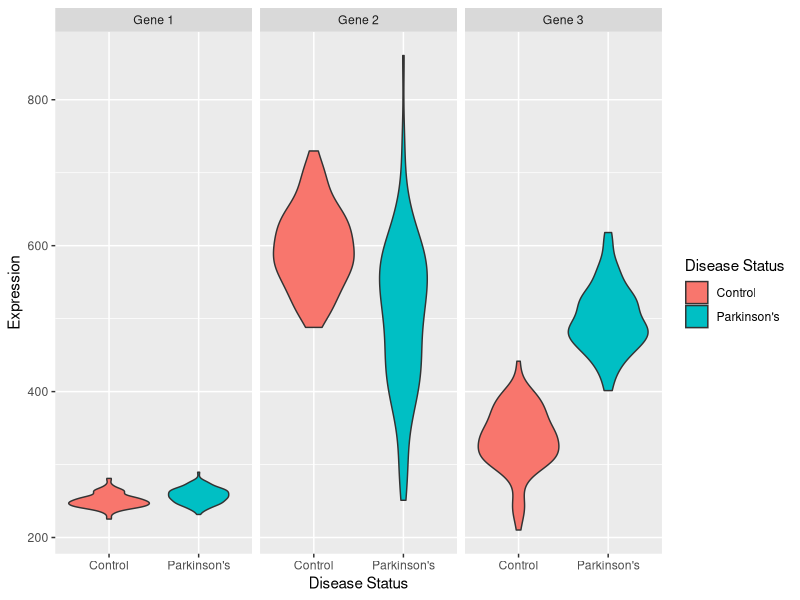
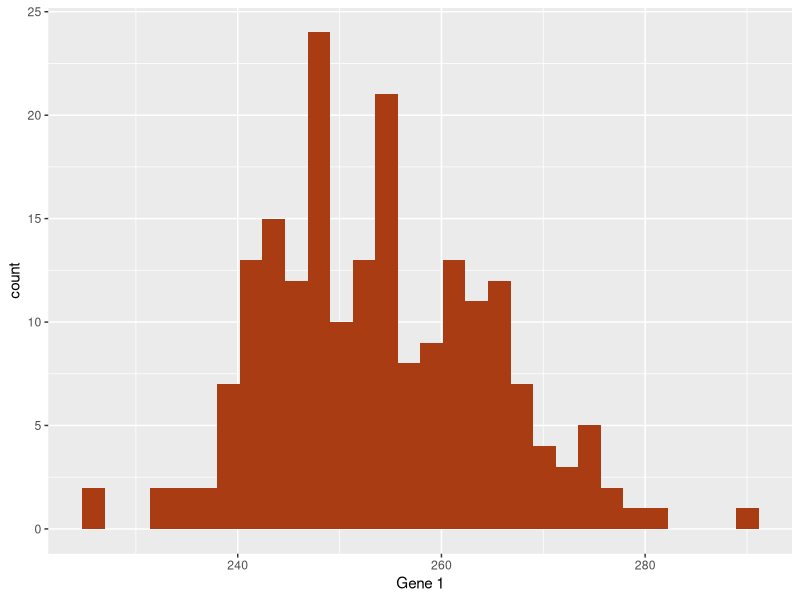
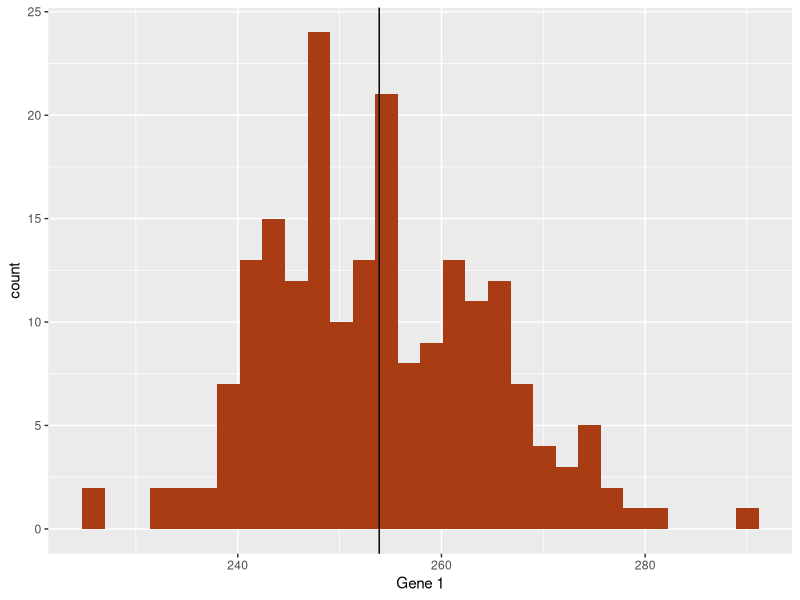
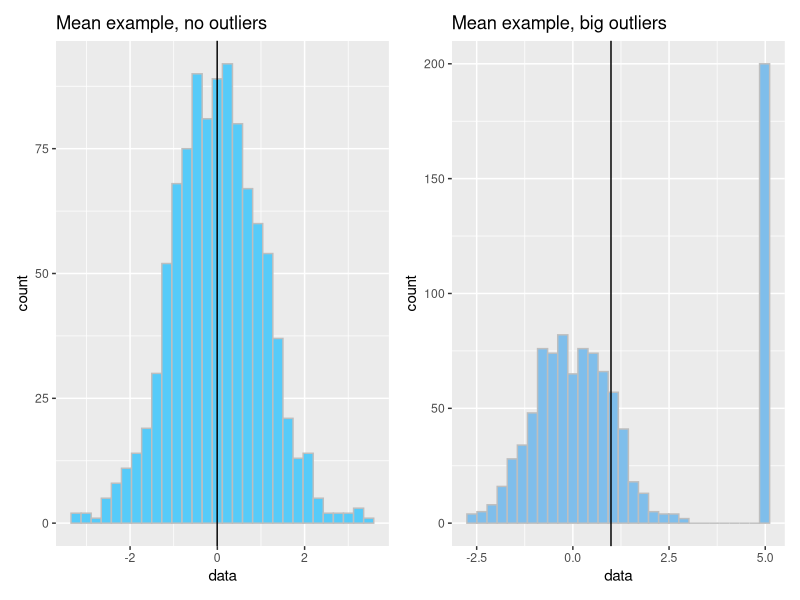
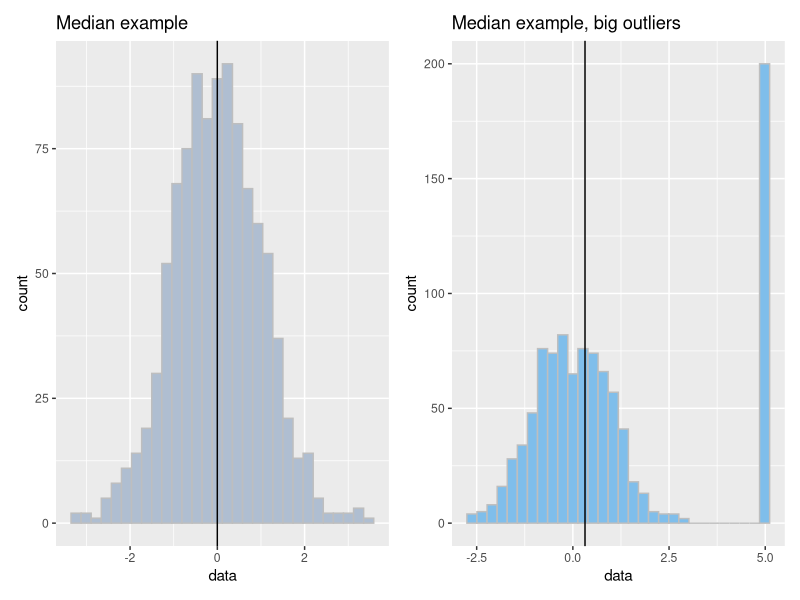
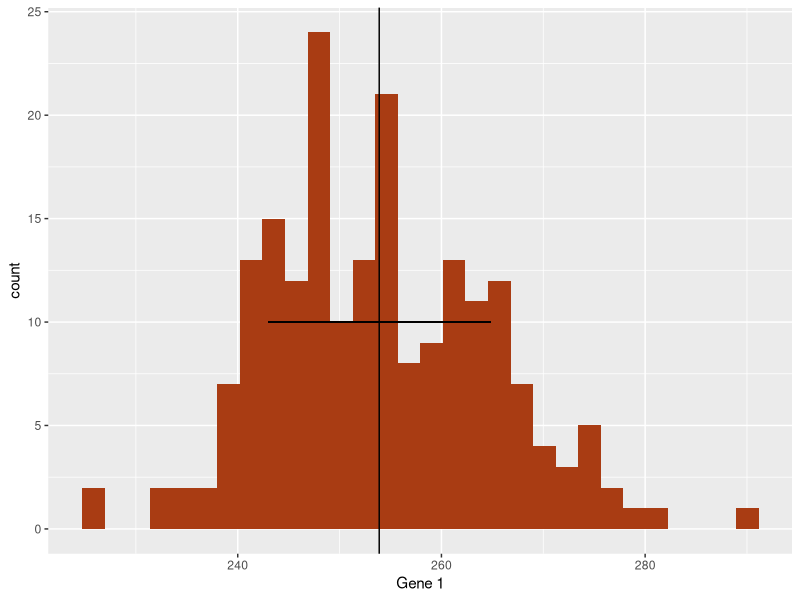
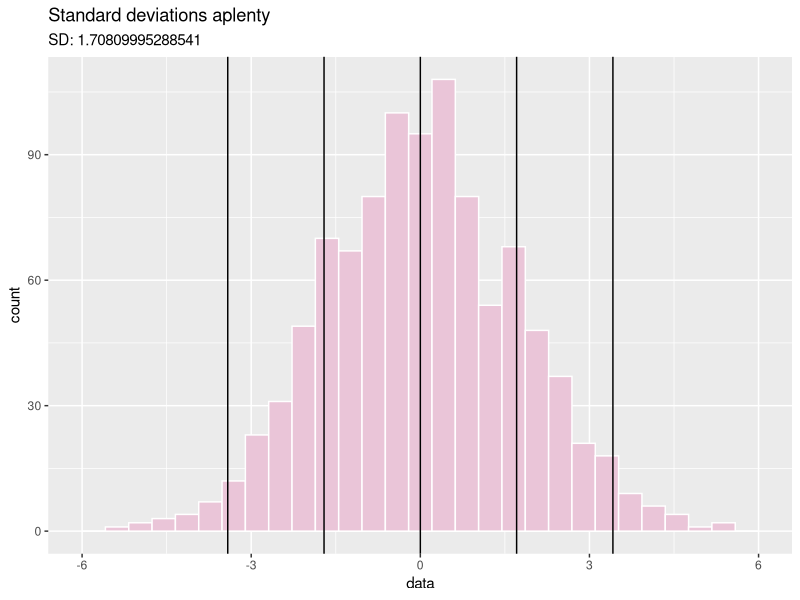
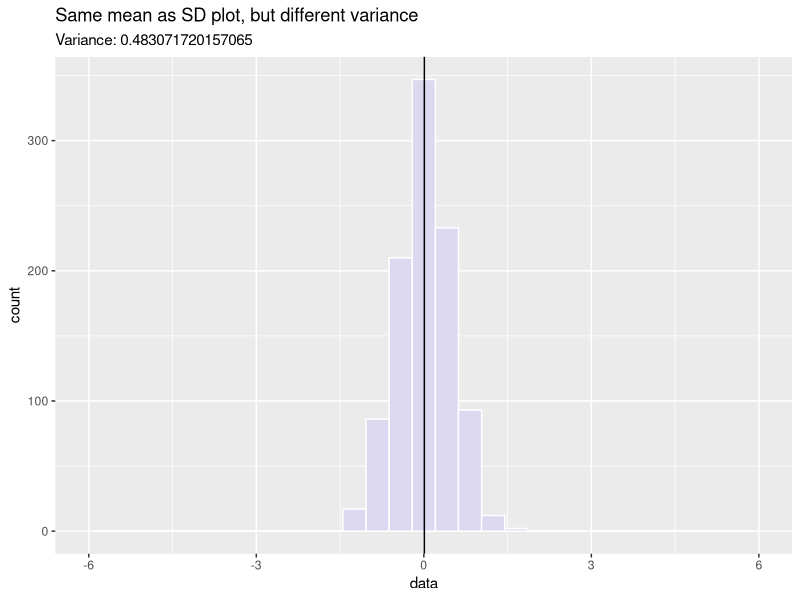

The R source for these figures, in order: (Note: this script raises an error after producing the figures.)
## ---- chunk 1
library(tidyverse)
## ---- chunk 2
set.seed(1337)
gene_exp <- tibble(
  sample_name = c(str_c("P",1:100), str_c("C",1:100)),
  `Disease Status` = factor(c(rep("Parkinson's",100),rep("Control",100))),
  `Gene 1` = c(rnorm(100,255,10), rnorm(100,250,10)),
  `Gene 2` = c(rnorm(100,520,100), rnorm(100,600,60)),
  `Gene 3` = c(rnorm(100,500,40), rnorm(100,330,40))
)
## ---- chunk 3
gene_exp
## ---- chunk 4
pivot_longer(
  gene_exp,
  c(`Gene 1`, `Gene 2`, `Gene 3`),
  names_to="Gene",
  values_to="Expression"
) %>% ggplot(
    aes(x=`Disease Status`,y=Expression,fill=`Disease Status`)
  ) +
  facet_wrap(vars(Gene)) +
  geom_violin()
## ---- chunk 5
ggplot(gene_exp, aes(x=`Gene 1`)) +
  geom_histogram(bins=30,fill="#a93c13")
## ---- chunk 6
ggplot(gene_exp, aes(x=`Gene 1`)) +
  geom_histogram(bins=30,fill="#a93c13") +
  geom_vline(xintercept=mean(gene_exp$`Gene 1`))
## ---- chunk 7
library(patchwork)
well_behaved_data <- tibble(data = rnorm(1000))
data_w_outliers <- tibble(data = c(rnorm(800), rep(5, 200))) # oops I add some outliers :^)

g_no_outlier <- ggplot(well_behaved_data, aes(x = data)) +
  geom_histogram(fill = "#56CBF9", color = "grey", bins = 30) +
  geom_vline(xintercept = mean(well_behaved_data$data)) +
  ggtitle("Mean example, no outliers")

g_outlier <- ggplot(data_w_outliers, aes(x = data)) +
  geom_histogram(fill = "#7FBEEB", color = "grey", bins = 30) +
  geom_vline(xintercept = mean(data_w_outliers$data)) +
  ggtitle("Mean example, big outliers")

g_no_outlier | g_outlier
## ---- chunk 8
g_no_outlier <- ggplot(well_behaved_data, aes(x = data)) +
  geom_histogram(fill = "#AFBED1", color = "grey", bins = 30) +
  geom_vline(xintercept = median(well_behaved_data$data)) +
  ggtitle("Median example")

g_outlier <- ggplot(data_w_outliers, aes(x = data)) +
  geom_histogram(fill = "#7FBEEB", color = "grey", bins = 30) +
  geom_vline(xintercept = median(data_w_outliers$data)) +
  ggtitle("Median example, big outliers")

g_no_outlier | g_outlier
## ---- chunk 9
g1_mean <- mean(gene_exp$`Gene 1`)
g1_sd <- sd(gene_exp$`Gene 1`)
ggplot(gene_exp, aes(x=`Gene 1`)) +
  geom_histogram(bins=30,fill="#a93c13") +
  geom_vline(xintercept=g1_mean) +
  geom_segment(x=g1_mean-g1_sd, y=10, xend=g1_mean+g1_sd, yend=10)
## ---- chunk 10
data <- tibble(data = c(rnorm(1000, sd=1.75)))
ggplot(data, aes(x = data)) +
  geom_histogram(fill = "#EAC5D8", color = "white", bins = 30) +
  geom_vline(xintercept = c(-2, -1, 0, 1, 2) * sd(data$data)) +
  xlim(c(-6, 6)) +
  ggtitle("Standard deviations aplenty", paste("SD:", sd(data$data)))
## ---- chunk 11
data <- tibble(data = c(rnorm(1000, sd=0.5)))
ggplot(data, aes(x = data)) +
  geom_histogram(fill = "#DBD8F0", color = "white", bins = 30) +
  geom_vline(xintercept = mean(data$data)) +
  xlim(c(-6, 6)) +
  ggtitle("Same mean as SD plot, but different variance",
          paste("Variance:", sd(data$data)))
## ---- chunk 12
g1_mean <- mean(gene_exp$`Gene 1`)
g1_sd <- sd(gene_exp$`Gene 1`)
ggplot(gene_exp, aes(x=`Gene 1`)) +
  geom_histogram(
    aes(y=after_stat(density)),
    bins=30,
    fill="#a93c13"
  ) +
  stat_function(fun=dnorm, args = list(mean=g1_mean, sd=g1_sd), size=2)
## ---- chunk 13
g_norm <- ggplot(tibble(data = rnorm(5000)), aes(x = data)) +
  geom_histogram(fill = "#D0FCB3", bins = 50, color = "gray") +
  ggtitle("Normal distribution", "rnorm(n = 1000)")

g_unif <- ggplot(tibble(data = runif(5000)), aes(x = data)) +
  geom_histogram(fill = "#271F30", bins = 50, color = "white") +
  ggtitle("Uniform distribution", "runif(n = 1000)")

g_logistic <- ggplot(tibble(data = rlogis(5000)), aes(x = data)) +
  geom_histogram(fill = "#9BC59D", bins = 50, color = "black") +
  ggtitle("Logistic distribution", "rlogis(n = 1000)")

g_exp <- ggplot(tibble(data = rexp(5000, rate = 1)), aes(x = data)) +
  geom_histogram(fill = "#6C5A49", bins = 50, color = "white") +
  ggtitle("Exponential distribution", "rexp(n = 1000, rate = 1)")

(g_norm | g_unif) / (g_logistic | g_exp)
## ---- chunk 14
library(ggbeeswarm)
ggplot(gene_exp, aes(x=`Disease Status`, y=`Gene 3`, color=`Disease Status`)) +
  geom_beeswarm()
## ---- chunk 15
exp_summ <- pivot_longer(
  gene_exp,
  c(`Gene 3`)
) %>%
  group_by(`Disease Status`) %>%
  summarize(mean=mean(value),sd=sd(value))

pd_mean <- filter(exp_summ, `Disease Status` == "Parkinson's")$mean
c_mean <- filter(exp_summ, `Disease Status` == "Control")$mean

ggplot(gene_exp, aes(x=`Gene 3`, fill=`Disease Status`)) +
  geom_histogram(bins=20, alpha=0.6,position="identity") +
  annotate("segment", x=c_mean, xend=pd_mean, y=20, yend=20, arrow=arrow(ends="both", angle=90)) +
  annotate("text", x=mean(c(c_mean,pd_mean)), y=21, hjust=0.5, label="How different?")
## ---- chunk 16
pd_mean - c_mean
## ---- chunk 17
ggplot(gene_exp, aes(x=`Disease Status`, y=`Gene 3`, color=`Disease Status`)) +
  geom_beeswarm() +
  annotate("segment", x=0, xend=3, y=2*c_mean-pd_mean, yend=2*pd_mean-c_mean)
## ---- chunk 18
fit <- lm(`Gene 3` ~ `Disease Status`, data=gene_exp)
fit
## ---- chunk 19
summary(fit)
## ---- chunk 20
pd_mean <- mean(filter(gene_exp,`Disease Status`=="Parkinson's")$`Gene 1`)
c_mean <- mean(filter(gene_exp,`Disease Status`=="Control")$`Gene 1`)
g1 <- ggplot(gene_exp, aes(x=`Disease Status`, y=`Gene 1`, color=`Disease Status`)) +
  geom_beeswarm() +
  annotate("segment", x=0, xend=3, y=2*c_mean-pd_mean, yend=2*pd_mean-c_mean) +
  theme(legend.position="none")

pd_mean <- mean(filter(gene_exp,`Disease Status`=="Parkinson's")$`Gene 2`)
c_mean <- mean(filter(gene_exp,`Disease Status`=="Control")$`Gene 2`)
g2 <- ggplot(gene_exp, aes(x=`Disease Status`, y=`Gene 2`, color=`Disease Status`)) +
  geom_beeswarm() +
  annotate("segment", x=0, xend=3, y=2*c_mean-pd_mean, yend=2*pd_mean-c_mean) +
  theme(legend.position="none")

pd_mean <- mean(filter(gene_exp,`Disease Status`=="Parkinson's")$`Gene 3`)
c_mean <- mean(filter(gene_exp,`Disease Status`=="Control")$`Gene 3`)
g3 <- ggplot(gene_exp, aes(x=`Disease Status`, y=`Gene 3`, color=`Disease Status`)) +
  geom_beeswarm() +
  annotate("segment", x=0, xend=3, y=2*c_mean-pd_mean, yend=2*pd_mean-c_mean) +
  theme(legend.position="none")
g1 | g2 | g3
## ---- chunk 21
fit1 <- lm(`Gene 1` ~ `Disease Status`, data=gene_exp)
fit2 <- lm(`Gene 2` ~ `Disease Status`, data=gene_exp)
fit3 <- lm(`Gene 3` ~ `Disease Status`, data=gene_exp)

gene_stats <- bind_rows(
  c("Gene 1",coefficients(fit1),summary(fit1)$coefficients[2,4]),
  c("Gene 2",coefficients(fit2),summary(fit2)$coefficients[2,4]),
  c("Gene 3",coefficients(fit3),summary(fit3)$coefficients[2,4])
)
colnames(gene_stats) <- c("Gene","Intercept","Parkinson's","pvalue")
gene_stats$padj <- p.adjust(gene_stats$pvalue,method="fdr")
gene_stats
